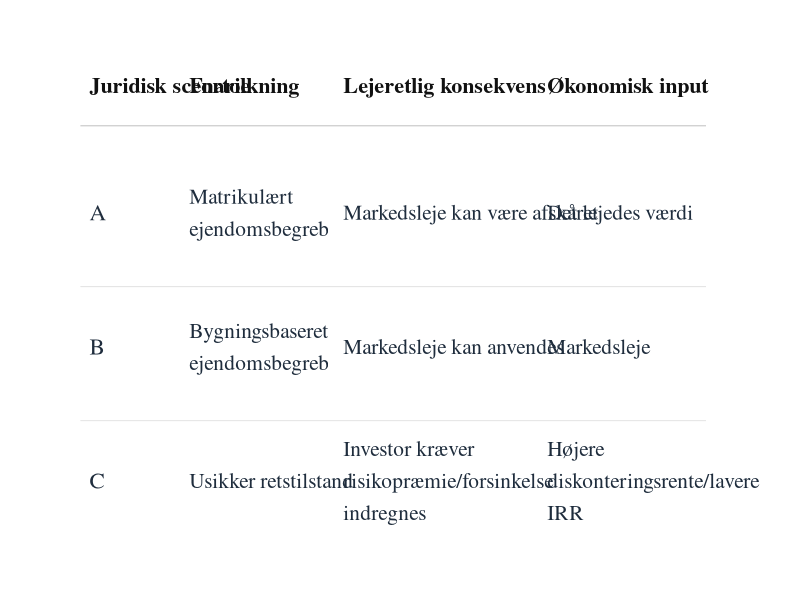

R code for this plot:
# Pakker
# install.packages(c("ggplot2", "dplyr", "tibble"))

library(ggplot2)
library(dplyr)
library(tibble)

# -----------------------------
# DATA
# -----------------------------
df <- tibble(
  scenarie = c("A", "B", "C"),
  fortolkning = c(
    "Matrikulært\nejendomsbegreb",
    "Bygningsbaseret\nejendomsbegreb",
    "Usikker retstilstand"
  ),
  konsekvens = c(
    "Markedsleje kan være afskåret",
    "Markedsleje kan anvendes",
    "Investor kræver\nrisikopræmie/forsinkelse\nindregnes"
  ),
  input = c(
    "Det lejedes værdi",
    "Markedsleje",
    "Højere\ndiskonteringsrente/lavere\nIRR"
  ),
  y = c(3, 2, 1)
)

# -----------------------------
# FARVER
# -----------------------------
bg_col     <- "white"
text_col   <- "#1f2d3d"
header_col <- "#111111"
line_col   <- "#e3e3e3"

# Kolonneplaceringer
x_scenarie    <- 0.8
x_fortolkning <- 3.0
x_konsekvens  <- 6.4
x_input       <- 10.9

# -----------------------------
# FIGUR
# -----------------------------
p <- ggplot() +
  theme_void(base_family = "serif") +
  theme(
    plot.background  = element_rect(fill = bg_col, color = bg_col),
    panel.background = element_rect(fill = bg_col, color = bg_col),
    plot.margin = margin(25, 35, 25, 35)
  ) +

  # Diskrete vandrette linjer
  geom_segment(aes(x = 0.6, xend = 14.4, y = 3.65, yend = 3.65),
               linewidth = 0.45, color = "#cfcfcf") +
  geom_segment(aes(x = 0.6, xend = 14.4, y = 2.45, yend = 2.45),
               linewidth = 0.35, color = line_col) +
  geom_segment(aes(x = 0.6, xend = 14.4, y = 1.45, yend = 1.45),
               linewidth = 0.35, color = line_col) +

  # Overskrifter
  annotate("text", x = x_scenarie, y = 3.95, label = "Juridisk scenarie",
           hjust = 0, family = "serif", fontface = "bold",
           size = 5.6, color = header_col) +
  annotate("text", x = x_fortolkning, y = 3.95, label = "Fortolkning",
           hjust = 0, family = "serif", fontface = "bold",
           size = 5.6, color = header_col) +
  annotate("text", x = x_konsekvens, y = 3.95, label = "Lejeretlig konsekvens",
           hjust = 0, family = "serif", fontface = "bold",
           size = 5.6, color = header_col) +
  annotate("text", x = x_input, y = 3.95, label = "Økonomisk input",
           hjust = 0, family = "serif", fontface = "bold",
           size = 5.6, color = header_col) +

  # Indhold
  geom_text(data = df,
            aes(x = x_scenarie, y = y, label = scenarie),
            hjust = 0, vjust = 0.5,
            family = "serif", size = 5.8, color = text_col) +

  geom_text(data = df,
            aes(x = x_fortolkning, y = y, label = fortolkning),
            hjust = 0, vjust = 0.5,
            family = "serif", lineheight = 1.25,
            size = 5.4, color = text_col) +

  geom_text(data = df,
            aes(x = x_konsekvens, y = y, label = konsekvens),
            hjust = 0, vjust = 0.5,
            family = "serif", lineheight = 1.25,
            size = 5.4, color = text_col) +

  geom_text(data = df,
            aes(x = x_input, y = y, label = input),
            hjust = 0, vjust = 0.5,
            family = "serif", lineheight = 1.25,
            size = 5.4, color = text_col) +

  coord_cartesian(
    xlim = c(0.6, 14.7),
    ylim = c(0.55, 4.15),
    clip = "off"
  )

p
